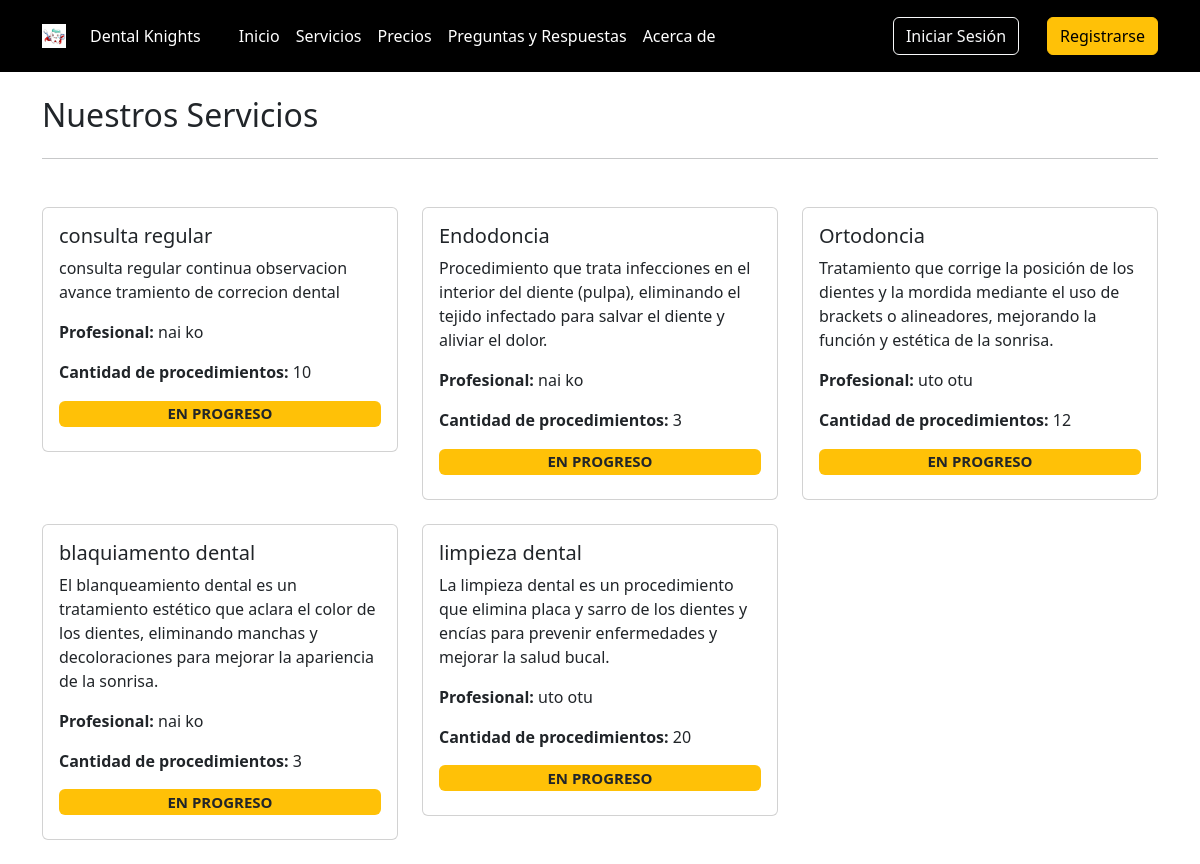
Page /servicios/ on the earlier database version.
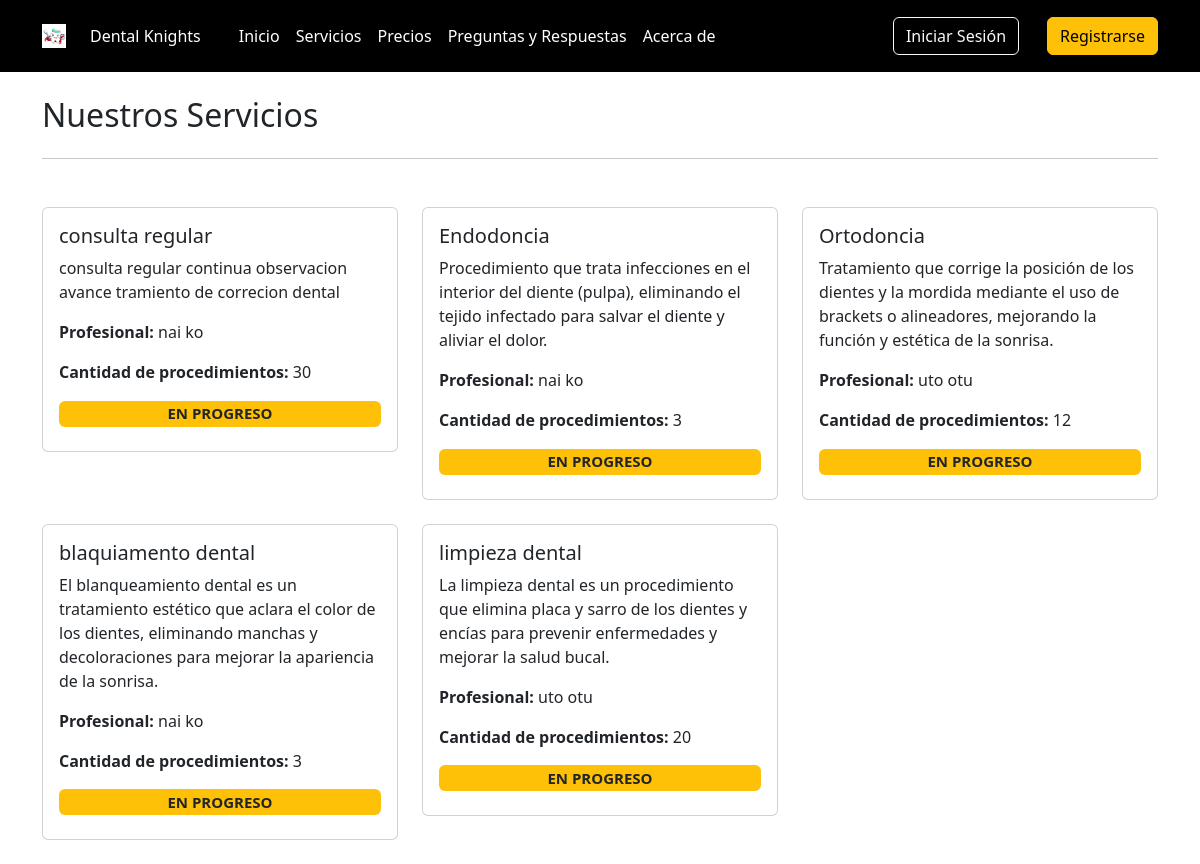
Same page on the later database version.
### core/models.py (models this page shows, shortened)
class Servicios(models.Model):
    STATUS_CHOICES = (
        ('S', 'Solicitud de Servicio'),  # Servicio solicitado por el cliente
        ('P', 'En progreso'),            # Servicio en proceso de realización
        ('F', 'Finalizado'),             # Servicio completado
    )
    name = models.CharField(max_length=100, verbose_name='Nombre del Servicio')  # Nombre del servicio
    description = models.TextField(blank=True, null=True, verbose_name='Descripción')  # Descripción opcional del servicio
    profesional = models.ForeignKey(User, on_delete=models.CASCADE, limit_choices_to={'groups__name': 'profesionales'}, verbose_name='Profesional')  # Profesional asignado, relacionado con un usuario del grupo "profesionales"
    n_procedimientos = models.PositiveIntegerField(default=0, verbose_name='Número de sesiones')  # Número de procedimientos o sesiones asociadas al servicio
    status = models.CharField(max_length=1, choices=STATUS_CHOICES, default='S', verbose_name='Estado')  # Estado del servicio, utilizando las opciones definidas en STATUS_CHOICES
    class Meta:
        verbose_name = 'servicio'
        verbose_name_plural = 'servicios'

### core/views.py (the view)
# urls.py: path('servicios/', ServiciosView.as_view(), name='servicios'),
@add_group_name_to_context
class ServiciosView(TemplateView):
    template_name = 'servicios.html'
    def get_context_data(self, **kwargs):
        context = super().get_context_data(**kwargs)
        servicios = Servicios.objects.all().order_by('-id') # Obtiene todos los servicios
        cliente = self.request.user if self.request.user.is_authenticated else None
        for item in servicios:
            if cliente:
                registration = RegistroServicio.objects.filter(servicio=item, cliente=cliente).first()
                item.is_enrolled = registration is not None
            else:
                item.is_enrolled = False
            enrollment_count = RegistroServicio.objects.filter(servicio=item).count()
            item.enrollment_count = enrollment_count
        context['servicios'] = servicios
        return context

### core/views.py (called while the page is built, shortened)
def get_group_and_color(user):
    group = user.groups.first()
    group_id = None
    group_name = None
    group_name_singular = None
    color = None
    return group_id, group_name, group_name_singular, color

def add_group_name_to_context(view_class):
    original_dispatch = view_class.dispatch
    def dispatch(self, request, *args, **kwargs):
        user = self.request.user
        group_id, group_name, group_name_singular, color = get_group_and_color(user)
        context = {
            'group_name': group_name,
            'group_name_singular': group_name_singular,
            'color': color
        }
        self.extra_context = context
        return original_dispatch(self, request, *args, **kwargs)
    view_class.dispatch = dispatch
    return view_class

### templates/servicios.html (shortened to what this page needs)
{% extends 'base.html' %}
{% block content %}
    <div class="container my-4">
        <div class="row">
            <div class="col">
                <h2>Nuestros Servicios</h2>
            </div>
            <div class="col">
            </div>
        </div>
        <hr>
        <div class="row row-cols-1 row-cols-md-2 row-cols-lg-3 g-4 my-4">
            {% for servicio in servicios %}
                <div class="col">
                    <div class="card">
                        <div class="card-body">
                            <h5 class="card-title">{{ servicio.name }}</h5>
                            <p class="card-text">{{ servicio.description }}</p>
                            <p class="card-text">
                                <strong>Profesional: </strong>{{ servicio.profesional.first_name }} {{ servicio.profesional.last_name }}
                            </p>
                            <p class="card-text"><strong>Cantidad de procedimientos: </strong>{{ servicio.n_procedimientos }}</p>
                            {% if servicio.status == 'F' %}
                                <h5><span class="badge bg-danger w-100">{{ servicio.get_status_display|upper }}</span></h5>
                                {% if servicio.is_enrolled %}
                                    <p class="text-success"><strong>Servicio finalizado</strong></p>
                                {% endif %}
                            {% elif servicio.status == 'P' %}
                                <h5><span class="badge bg-warning text-dark w-100">{{ servicio.get_status_display|upper }}</span></h5>
                            {% endif %}
                        </div>
                    </div>
                </div>
            {% endfor %}
        </div>
    </div>
{% endblock %}

Differences in the rows shown:
changed Servicios "consulta regular": n_procedimientos "10" → "30"
